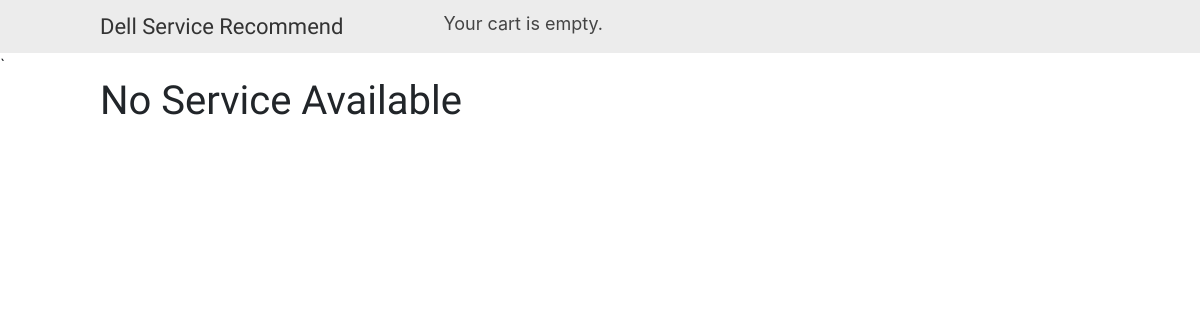
The app's page /services, older data.
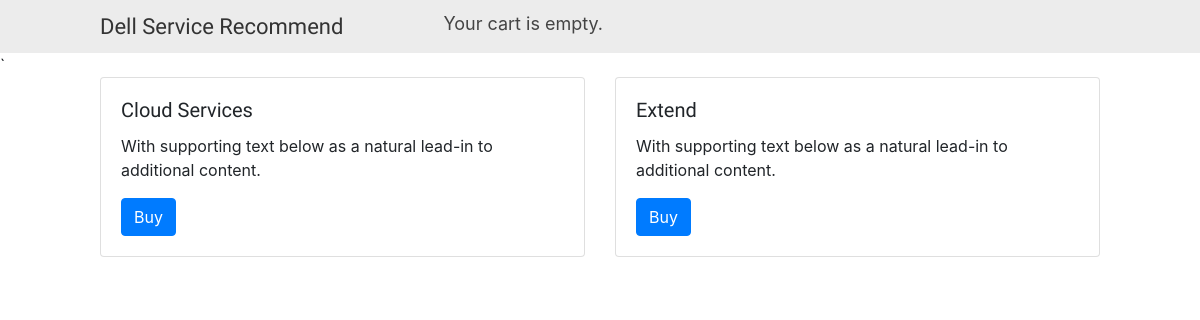
The same page, newer data.
### shop/models.py (models this page shows, shortened)
class Service(models.Model):
    name = models.CharField(max_length=200, db_index=True)
    slug = models.SlugField(max_length=200, db_index=True, default="")
    description = models.TextField(blank=True)
    class Meta:
        ordering = ('name',)
        index_together = (('id', 'slug'),)
    def __str__(self):
        return self.name

### shop/views.py (the view)
# urls.py: path('services', views.service_page, name='service_page'),
def service_page(request):
    services = Service.objects.all()
    return render(request, 'shop/product/services.html', {'services': services})

### cart/cart.py (called while the page is built)
    def __len__(self):
        return sum(item['quantity'] for item in self.cart.values())

### cart/context_processors.py (called while the page is built)
def cart(request):
    return {'cart': Cart(request)}

### shop/templates/shop/product/services.html (shortened to what this page needs)
{% extends "shop/base.html" %}
{% load static %}
{% block content %}
    {% if services.count == 0 %}
        <h1>No Service Available</h1>
    {% endif %}
    <div class="row">
        {% for service in services %}
            <div class="col-sm-6">
                <div class="card">
                    <div class="card-body">
                        <h5 class="card-title">{{ service }}</h5>
                        <p class="card-text">With supporting text below as a natural lead-in to additional
                            content.</p>
                        <a href="#" class="btn btn-primary">Buy</a>
                    </div>
                </div>
            </div>
            <br>
        {% endfor %}
        <br>
    </div>
{% endblock %}

Row changes from the older to the newer data that the page shows:
added Service: name "Cloud Services"
added Service: name "Extend"
Text that changed along with them:
text no longer shown: "No Service Available"
